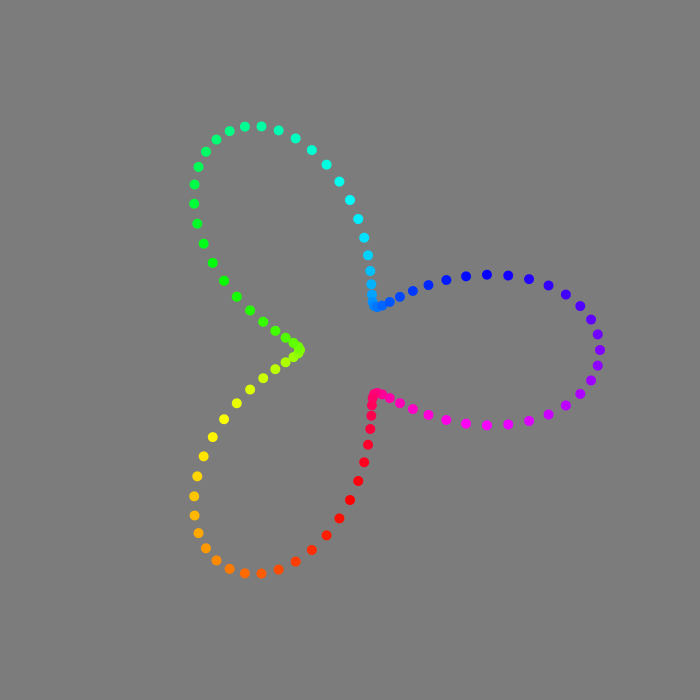
Frame 1 (no input)
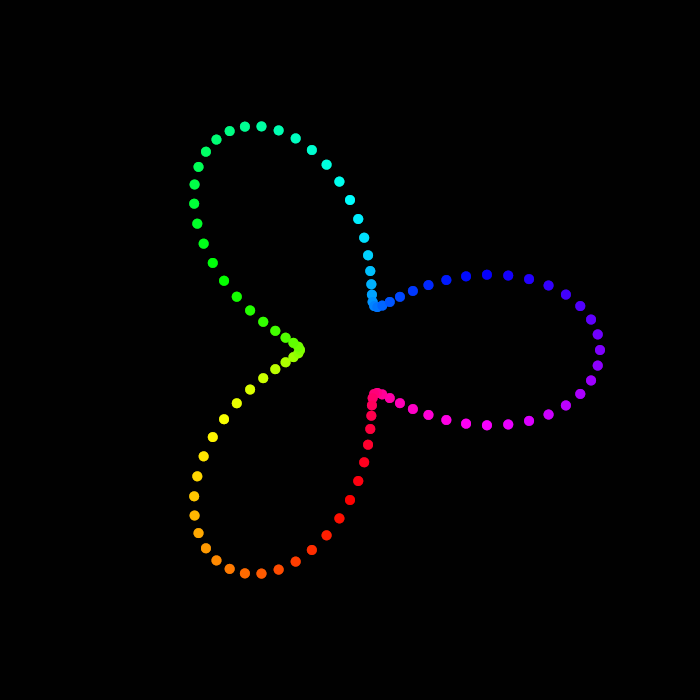
Frame 60 (the mouse pressed at the canvas centre just before this capture)
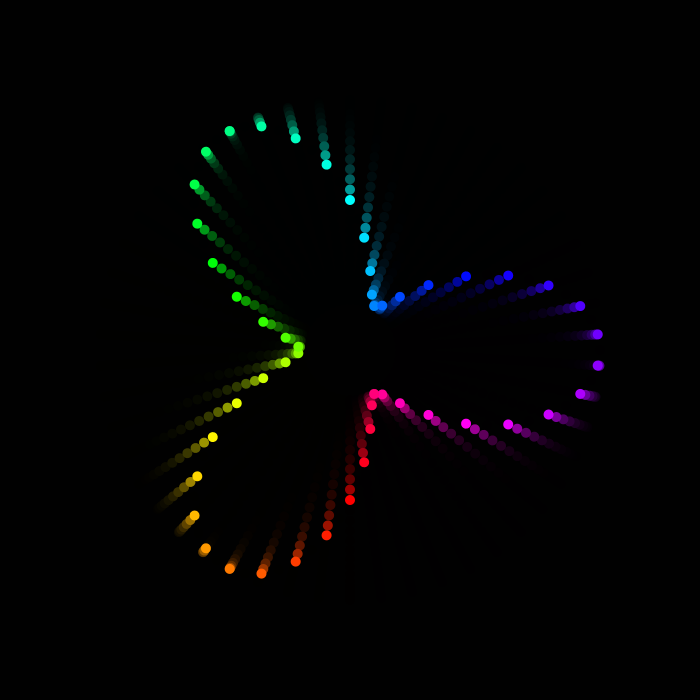
Frame 120 (the mouse held since frame 60 and released just before this capture)

The Processing sketch that drew these frames (run headless with seeded random() and noise(); from frame 60 on, the mouse is pressed at the canvas centre):

// Processing sketch: processing_157606
// ── processing_157606.pde

void setup(){
  size(700,700);
  colorMode(HSB,360,1,1);
  noStroke();
}
float t=0;
float coef = 100;
int div=3;
int count;
void draw(){
  count = int((height-mouseY)/float(height)*100);
   fill(0,100);
  rect(0,0,width,height);
  translate(width/2,height/2);
  fill(0,100);
  t+=mouseX/float(width)*4;
   for(float i=0;i<=360;i+=360/float(count)){
    thing(i);
  }
}
float f(float x,int div){
  return sin(radians(div*x));
}
void thing(float offset){
  pushMatrix();
  rotate(radians(offset));
  fill(offset,1,1);
  ellipse(0,coef*f(t+offset,div)+coef*3/2,10,10);
  popMatrix();
}
void keyPressed(){
  switch(key){
    case '1': div = 1; break;
    case '2': div = 2; break;
    case '3': div = 3; break;
    case '4': div = 4; break;
    case '5': div = 5; break;
    case '6': div = 6; break;
    case '7': div = 7; break;
    case '8': div = 8; break;
    case '9': div = 9; break;
  }
}
